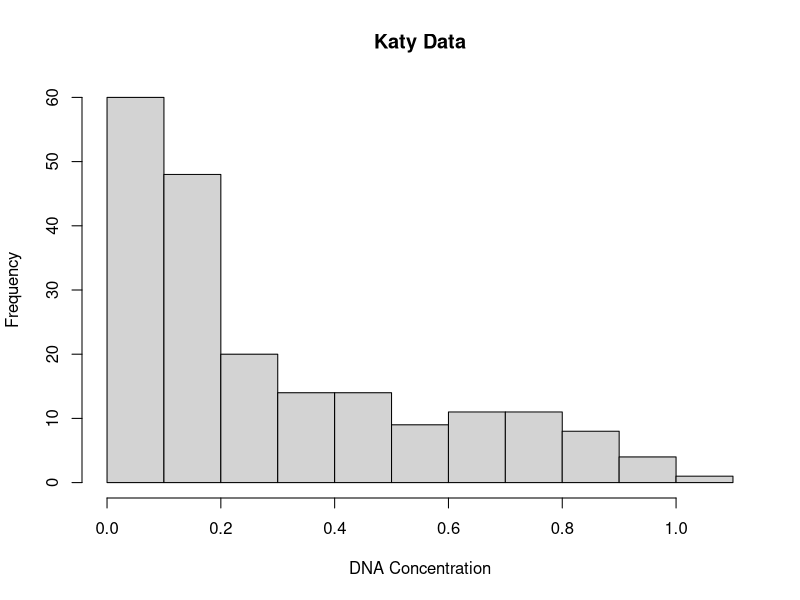
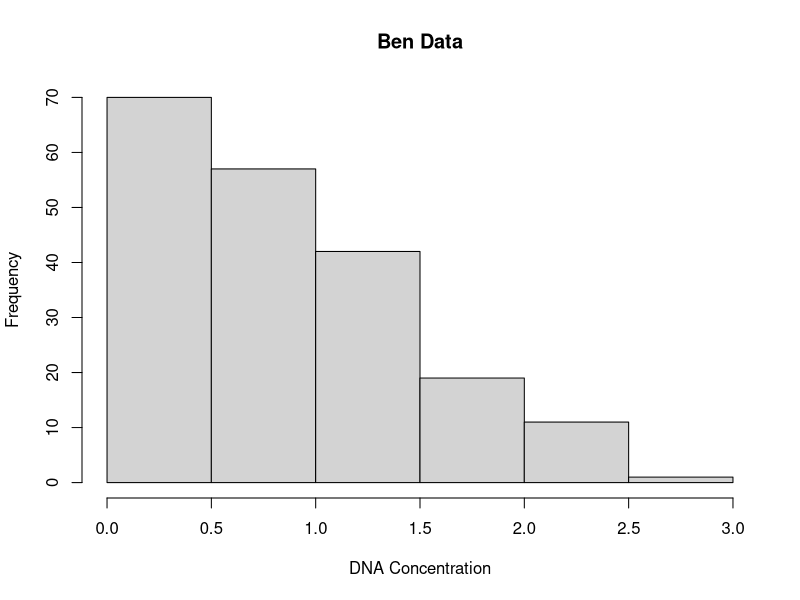
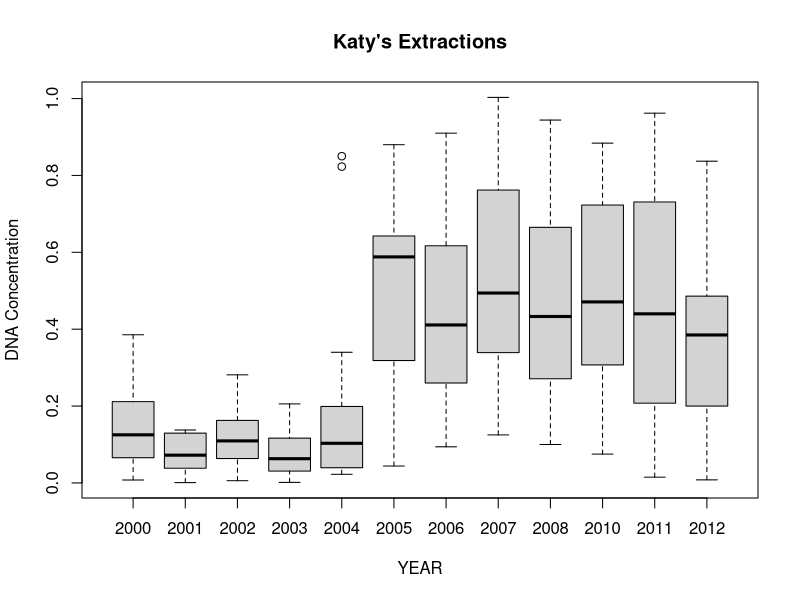
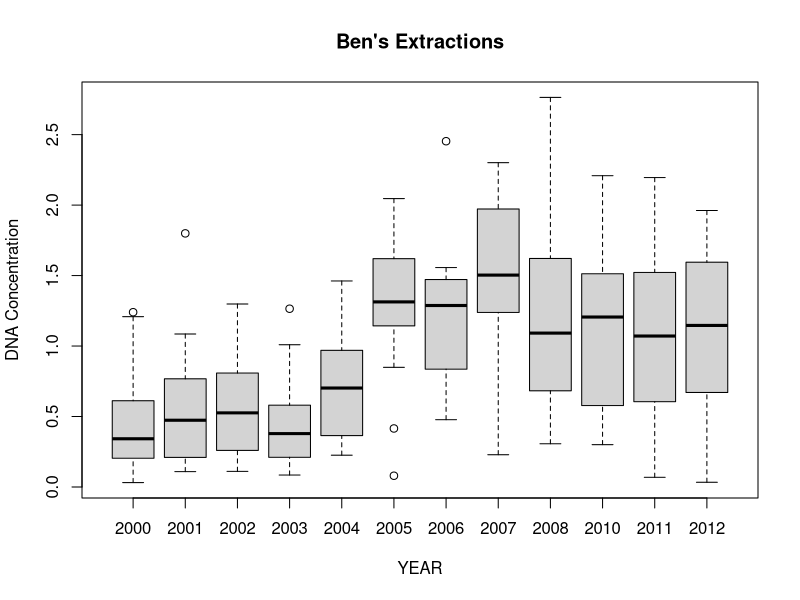
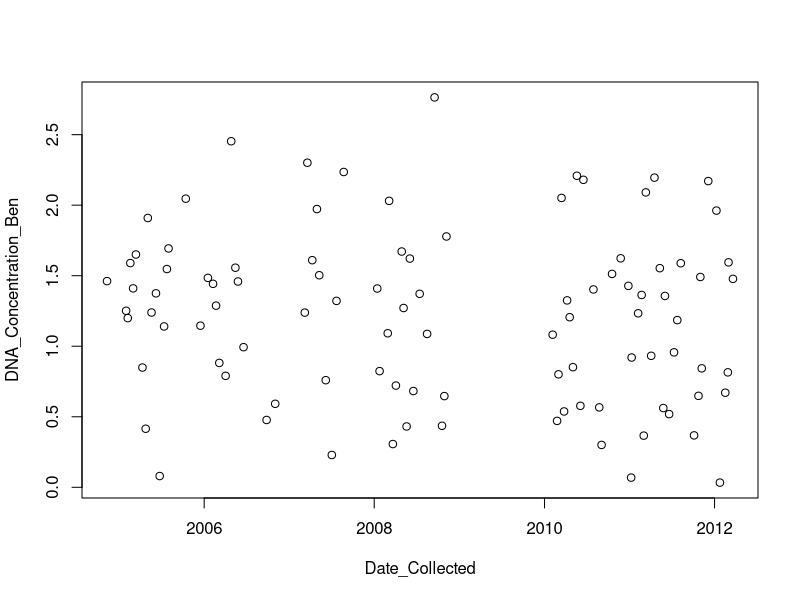

Here is the R script that generated these plots, in order:
library(tidyverse)

df = read.csv("DNA_Conc_by_Extraction_Date.csv")

#1
hist(df$DNA_Concentration_Katy, main="Katy Data", xlab="DNA Concentration")
hist(df$DNA_Concentration_Ben, main="Ben Data", xlab="DNA Concentration")

#2&3
jpeg(filename="CALDWELL_Plot1.jpeg")
plot(as.factor(df$Year_Collected), df$DNA_Concentration_Katy, main="Katy's Extractions", xlab="YEAR", ylab="DNA Concentration")
dev.off()

jpeg(filename="CALDWELL_Plot2.jpeg")
plot(as.factor(df$Year_Collected), df$DNA_Concentration_Ben, main="Ben's Extractions", xlab="YEAR", ylab="DNA Concentration")
dev.off()

#4
summary(df$DNA_Concentration_Katy)
summary(df$DNA_Concentration_Ben)
concDiff = c()
for(i in 1:nrow(df))
{
  concDiff[i] = (df$DNA_Concentration_Ben[i] - df$DNA_Concentration_Katy[i])/df$DNA_Concentration_Katy[i]
}
df2 = data.frame(c(df$Year_Collected), concDiff)
df3 = df2 %>% arrange(concDiff)
head(df3) #2002

#5
dfDown = df[df$Lab == "Downstairs",]
class(dfDown$Date_Collected)
jpeg(filename="Ben_DNA_over_time.jpg")
plot(as.POSIXct(dfDown$Date_Collected), dfDown$DNA_Concentration_Ben, xlab="Date_Collected", ylab="DNA_Concentration_Ben")
dev.off()

#new df with year and ben conc avg
#Not finished
concMean = c()
for(i in levels(as.factor(df$Year_Collected)))
{
  print(df[as.character(df$Year_Collected) == i,])
}

mean(df$DNA_Concentration_Ben)


